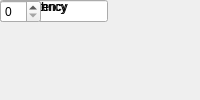
<?xml version="1.0" encoding="UTF-8"?>
<ui version="4.0">
 <class>MainWindow</class>
 <widget class="QMainWindow" name="MainWindow">
  <property name="windowTitle"><string>Power</string></property>
  <widget class="QWidget" name="centralwidget">
   <!-- NOTE: this is a simplified structural mirror of the generated
        <module>_ui.py, not a full round-trip Designer file. Regenerate
        both from the same spec if you need to edit layout by hand. -->
       <widget class="QLabel" name="label_name">
     <property name="text"><string>Block name</string></property>
    </widget>
       <widget class="QLineEdit" name="name">
     <property name="toolTip"><string>A name you choose for this block instance, e.g. to note what it's used for in this design. Shown below the block on the diagram.</string></property>
    </widget>
       <widget class="QLabel" name="label_bit_width">
     <property name="text"><string>Bit Width</string></property>
    </widget>
       <widget class="QSpinBox" name="bit_width"/>
       <widget class="QLabel" name="label_add_latency">
     <property name="text"><string>Add Latency</string></property>
    </widget>
       <widget class="QSpinBox" name="add_latency"/>
       <widget class="QLabel" name="label_mult_latency">
     <property name="text"><string>Mult Latency</string></property>
    </widget>
       <widget class="QSpinBox" name="mult_latency"/>
  </widget>
 </widget>
 <resources/>
 <connections/>
</ui>
